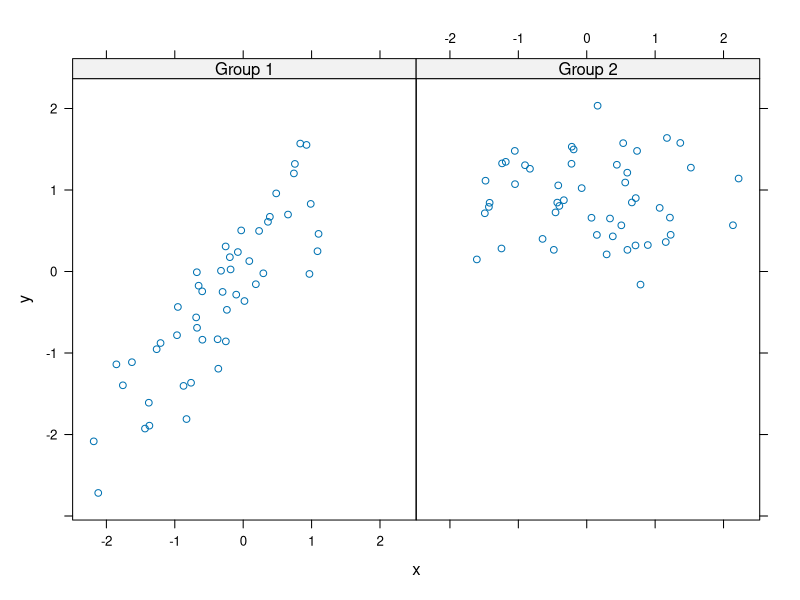
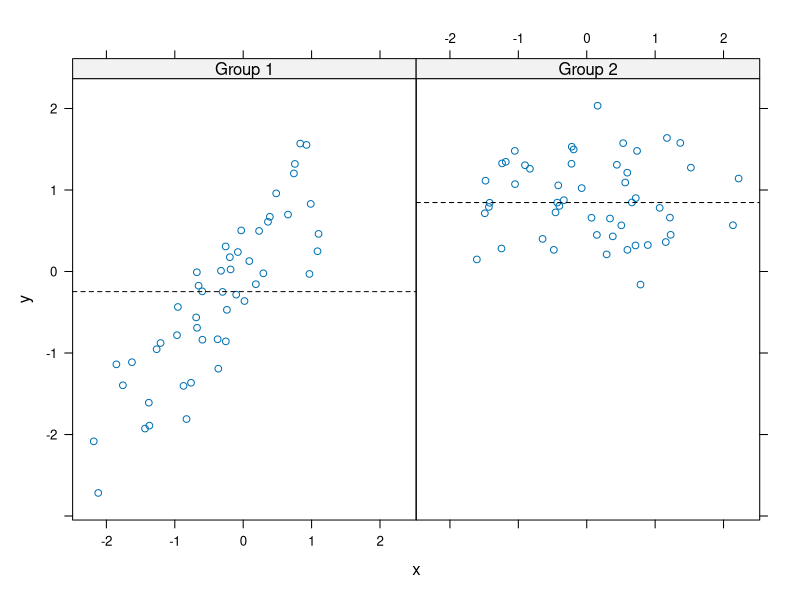
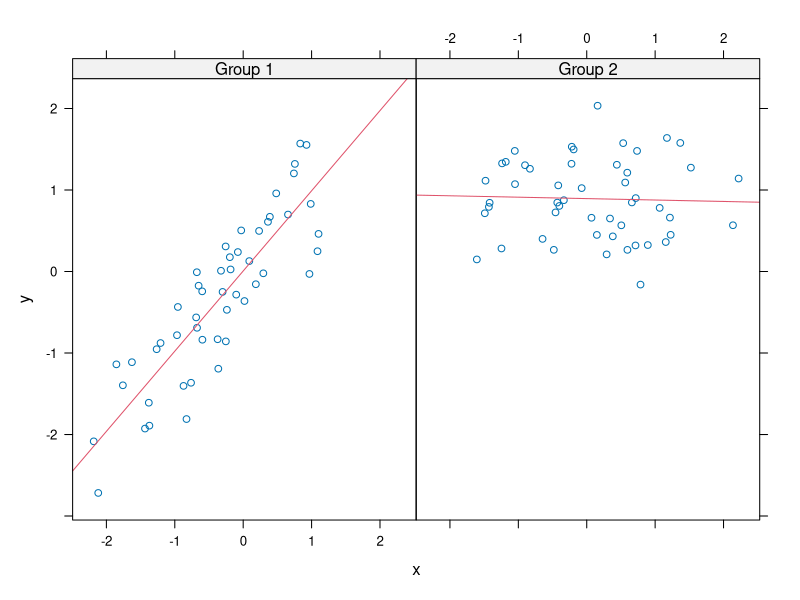

The R source for these figures, in order:
## THE LATTICE PLOTTING SYSTEM IN R 2

## - Lattice has a number of default panel functiosn
## - Each panel receives x,y coordinates of the data points in their panel
## - Constructed witha single function call to lattice function
## - Margins and spacing are automatically handled
## - Ideal for creating conditioning plots where you examine one plot under various conditions
## - Panel plots can be customized through panel functions

library(lattice)

set.seed(10)
x <- rnorm(100)
f <- rep(0:1, each = 50)
y <- x+f-f*x+rnorm(100, sd = 0.5)
f <- factor(f, labels = c('Group 1', 'Group 2'))
xyplot(y ~ x | f, layout = c(2, 1)) ## plot with two panels

## Custom panel function
xyplot(y ~ x | f, panel = function(x, y, ...){ ## ... denotes additional arguments
        panel.xyplot(x, y, ...) ## first call the fefault panel function for 'xyplot'
        panel.abline(h = median(y), lty = 2) ## adds horizontal line at median
})

xyplot(y ~ x | f, panel = function(x, y, ...){
        panel.xyplot(x, y, ...) ## calls default panel function
        panel.lmline(x, y, col = 2) ## adds line of best fit
})

## Can't use annotation functions from base plotting system in lattice system
## Generally functions cannot be mixed between plotting systems

## Many Panel Lattice Plot: Example from MAACS
## Mouse Allergen and Asthma Study (MAACS)

## One or two function calls allow you to visualize all 175 data points of the study
## Compact, panel based visualisation